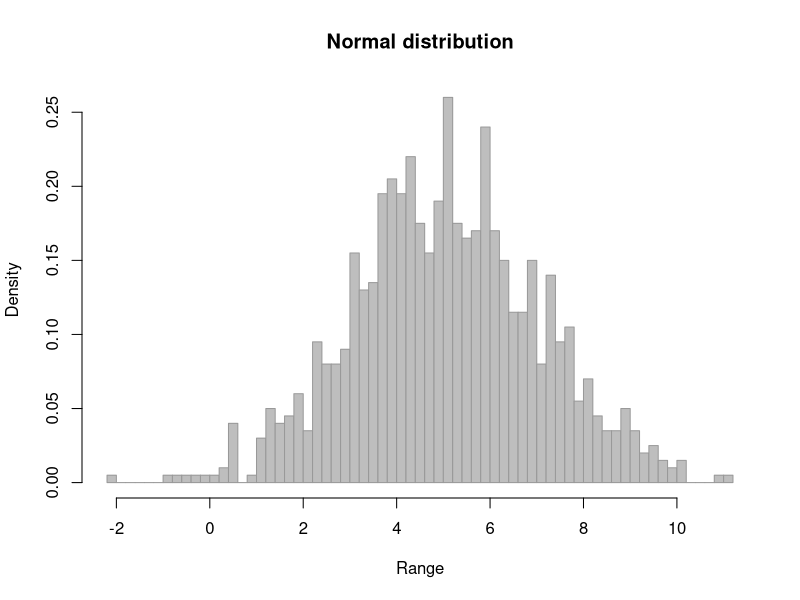
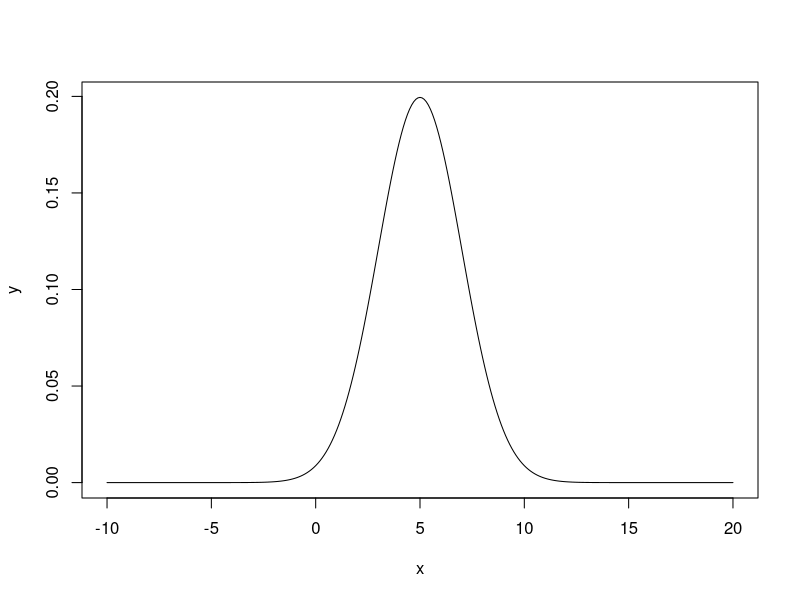
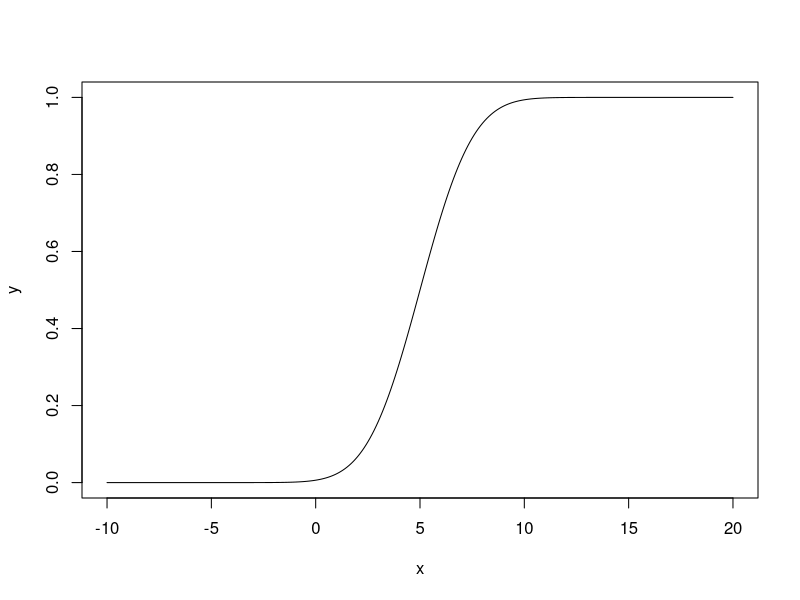
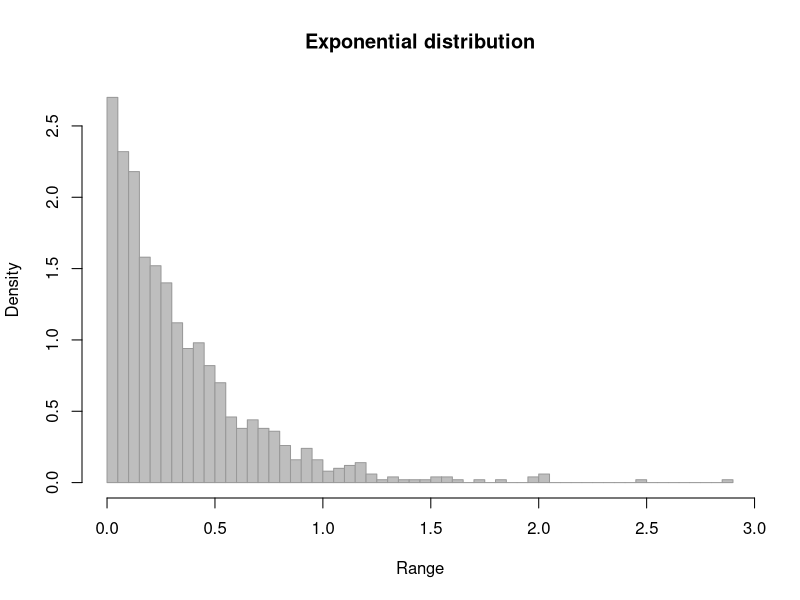
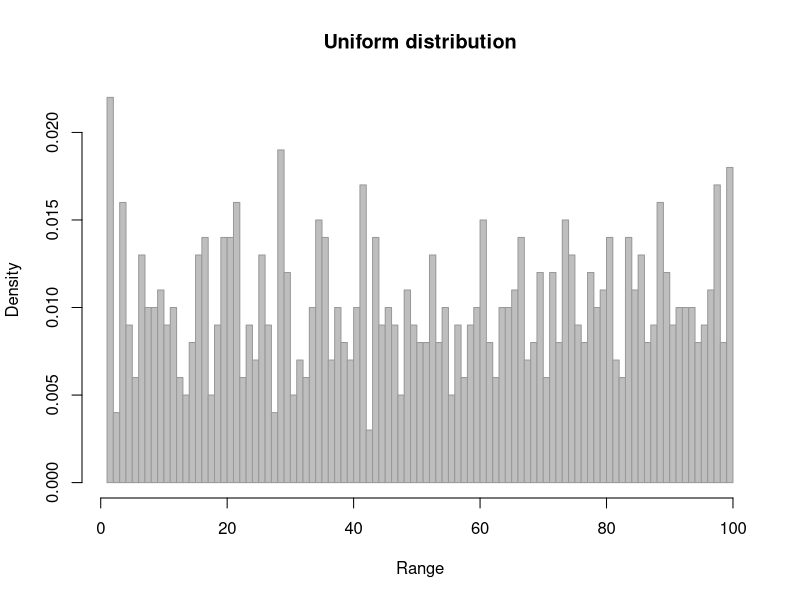
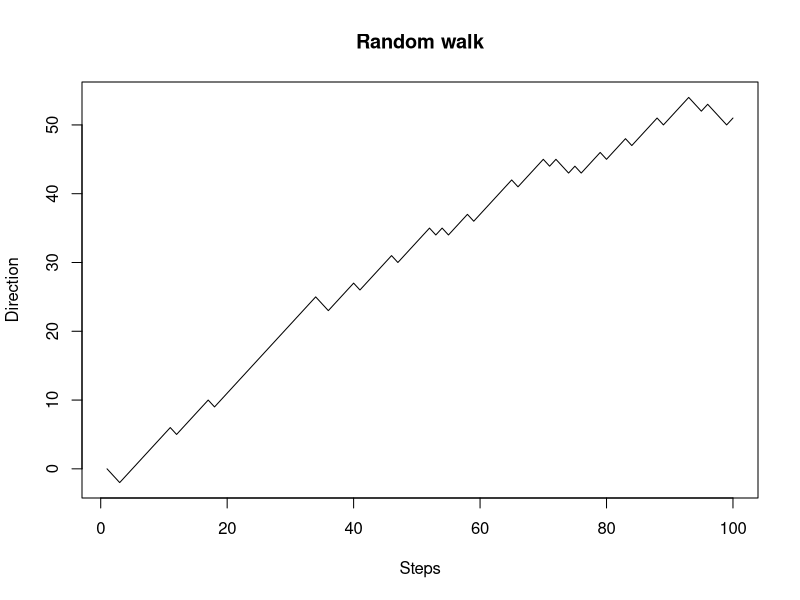
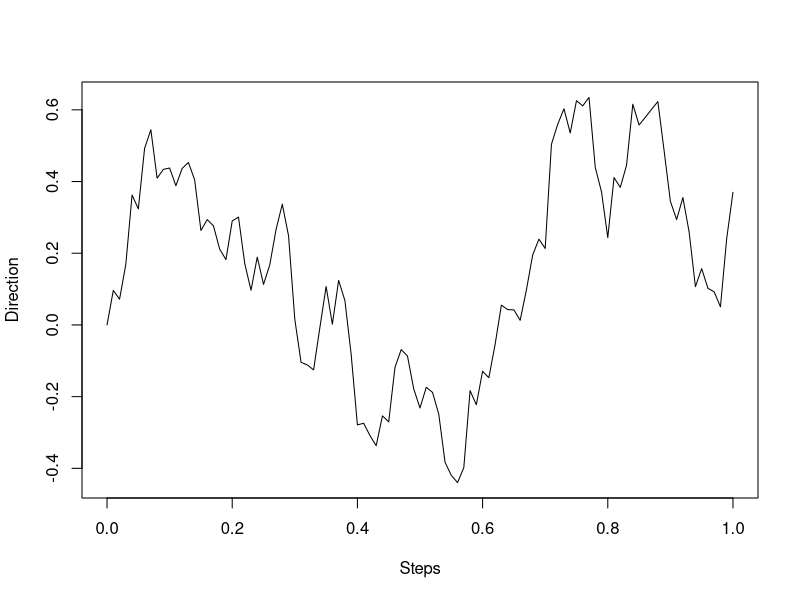
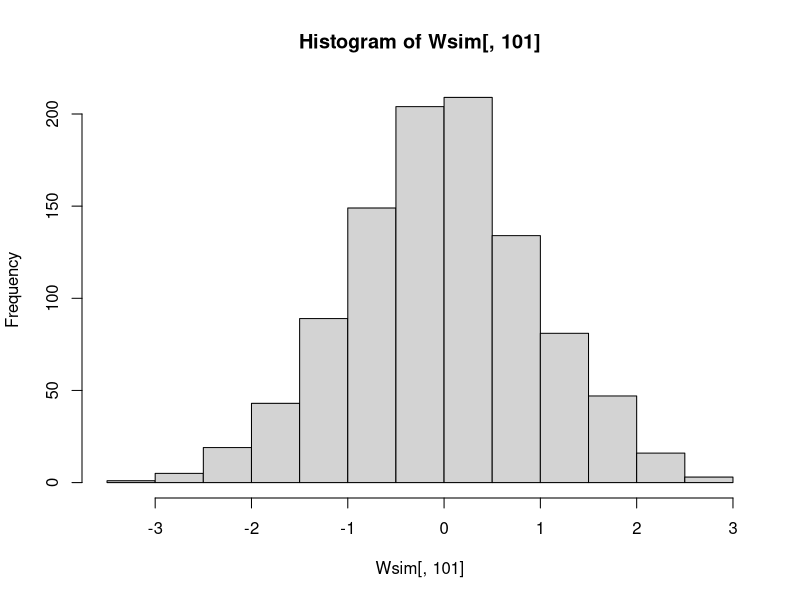

The R script that drew these images, in order:
## title: Simulation models for modeling methods workshop: Probabilities in R
## author: Kristyna Rysava
## date: September 20, 2023

rm(list=ls())

### 1. Distributions and random number generators
## Normal distribution
# Generate 1000 normally distributed numbers with mean=5 and sd=2 and draw a histogram
y <- rnorm(1000, mean=5, sd=2) 
hist(y, nclass=50, freq=FALSE, main="Normal distribution", xlab="Range", col="grey", border="grey60") 

# Plot the probability density function for mean=5 and sd=2
x <- seq(-10, 20, by=.1) 
y <- dnorm(x, mean=5, sd=2) 
plot(x, y, type="l")

# What is the height of the probability density function at point x=4
dnorm(4, mean=5, sd=2)

# Plot the cummulative distribution function mean=5 and sd=2
x <- seq(-10 , 20, by=.1) 
y <- pnorm(x, mean=5, sd=2) 
plot(x,y,type="l")

# Exponential distribution
# Generate 1000 exponentially distributed numbers with rate=3 and draw a histogram
y <- rexp(1000, rate = 3)
hist(y, nclass=50, freq=FALSE, main="Exponential distribution", xlab="Range", col="grey", border="grey60") 

# Uniform distribution
#  Generate n-1000 numbers between 1 and 100, and draw a histogram
y <- sample(1:100, 1000, replace=TRUE)
hist(y, nclass=100, freq=FALSE, pch = 1, main="Uniform distribution", xlab="Range", col="grey", border="grey60") 

### 2. Random walk
# Generate a random walk with probability of moving in a positive direction p=0.75 
p <- 0.75 # probability of moving in a positive direction
n <- 100 # number of points of the grid/steps
t <- seq(1, n, by=1) # initialize time points
x <- numeric(n) # initialize a vector for direction at each step
u <- runif(n) # uniformly distributed numbers to determine direction of the move for n steps
for (i in 2:n) {
  if (u[i] < p)
    x[i] <- x[i-1]+1 # Move in a positive direction
  else
    x[i] <- x[i-1]-1 # Move in a negative direction	
}
plot(t, x, type="l", main="Random walk", xlab="Steps", ylab="Direction")

### 3. Brownian motion & Brownian bridge
#  Generate the Wiener process with number of points on a grid n=100 and length of an interval T=1.
n <- 100 # number of points of the grid 
T <- 1 # length of the interval 
delta <- T/n # time increment 
t <- seq(0,T, length=n+1) 
W <- c(0, cumsum(sqrt(delta) * rnorm(n))) 
plot( t, W, type="l", xlab="Steps", ylab="Direction")

## realize over 1000 simulations
Wsim <- matrix(NA, nrow=1000, ncol=n+1)
for(i in 1:1000){
  Wsim[i,] <- c(0, cumsum(sqrt(delta) * rnorm(n))) 
}
hist(Wsim[,101]) # check if normally distributed

#  Generate the Brownian Bridge based on Wiener process realisation above
B <- W - (t/T)*W[n+1] 
plot( t, B, type="l", xlab="Steps", ylab="Direction")
lines(t, rep(0, n+1), col="gray50", lty=2)
#  check if the process starts and finishes with the same value
B[1]==B[n+1]

###############################################################################################################
### Rates and probabilities
## 1) Probabilities: 30% of the population gets infected for S=10,000
S=100000; P=0.3
P*S # new infecteds calculated deterministically 
rbinom(1, S, P) # new infecteds drawn form Binomial distribution
rpois(1, S*P) # new infecteds drawn form Poisson distribution

## 2) Rates: infection lasts for three weeks
duration = 3
sigma = 1/3
I = 10
sigma*I # new recovereds every week (in the 1st week)

SIRV.model=function(t, x, params){
  S=x[1]
  I=x[2]
  R=x[3]
  V=x[4]
  
  with(as.list(params),{
    N = S + I + V 
    
    ## infection
    dS = beta*S*I - vc*S 
    dI = beta*S*I - sigma*I 
    dR = sigma*I 
    dV = vc*S 
    
    ## output
    res = c(dS, dI, dR, dV)
    list(res)
    
  })
}

require(deSolve)
parameters <- c(sigma=sigma, beta=0, vc=0)
time <- seq(0, 2, 1) # 2 weeks
start <- c(S=S, I=10, R=0, V=0)
as.data.frame(lsoda(start, time, SIRV.model, parameters))

## 3) Conversion
p=0.2
dt=1
x=-log(1-p)/dt
p.new=1-exp(-x*dt)
p; p.new

## 4) Combine and compare: 50% of population gets vaccinated in a year (dt) 
Pvacc=0.5 # probability
Rvacc=-log(1-Pvacc)/53 # rate (weekly for a year)

parameters <- c(sigma=0, beta=0, vc=Rvacc)
time <- seq(0, 53, 1) # simulate weekly
start <- c(S=S, I=0, R=0, V=0)
out <- as.data.frame(lsoda(start, time, SIRV.model, parameters))

# check the difference
S*Pvacc
rbinom(1, S, Pvacc)
out$V[dim(out)[1]]
